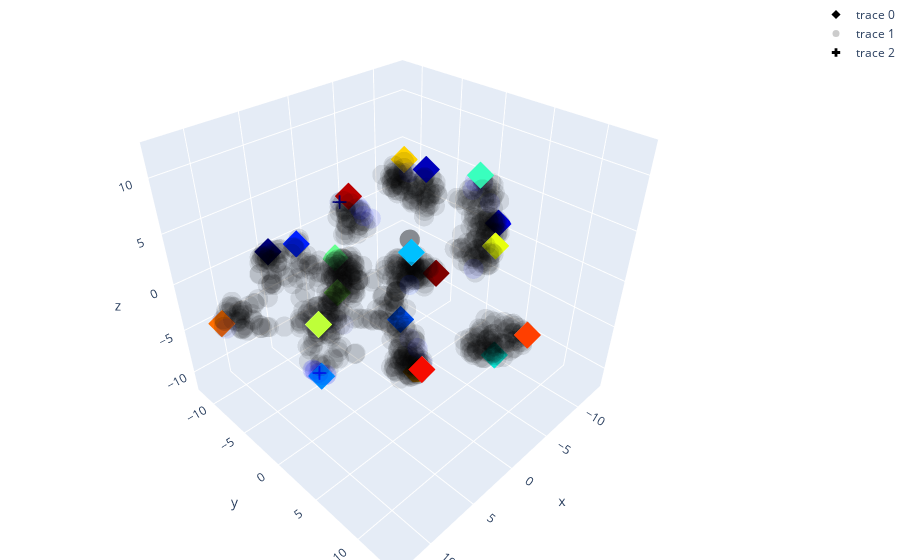

The notebook cell saved with this chart:
### Code cell
max_len = max(len(standardSets), len(num_clusters_unique))
colors = plt.cm.jet(np.linspace(0, 1, max_len))
# print("colors", colors.shape, colors)

# print("medoid labels", [labels_HDBSCAN[i] for i in medoidsIndices])
# print("argmax", argmax)

if len(medoidSets) > 0 and CAN_BE_ORDERED:
    print("medoids added to plots and reordered")
    color_map = dict(zip(range(max_len), colors[unique_labels_reordered]))
    #rint("color_map", color_map)
else:
    color_map = dict(zip(range(max_len), colors))   # 0=red, 1=blue, 2=green, 3=yellow, 4=purple, 5=lightblue, 6=lightgreen, 7=lightyellow, 8=lightpurple
    
marker_colors = [color_map[label] if label > -1 else np.array([0,0,0,1]) for label in labels_HDBSCAN]
marker_colors_medoids = [color_map[label] if label > -1 else np.array([0,0,0,1]) for label in labels_HDBSCAN[medoidsIndices]]
#marker_colors_medoids = [color_map[label] if label > -1 else np.array([0,0,0,1]) for label in unique_labels]


# Create a trace for each type (centroids data)
traceStandard = go.Scatter3d(
    x=completeSetTSNE[len(actualSets):,0],
    y=completeSetTSNE[len(actualSets):,1],
    z=completeSetTSNE[len(actualSets):,2],
    mode='markers',
    marker=dict(
        size=7,
        color=colors,                # set color to an array/list of desired values
        opacity=1,
        symbol='diamond'
    )
)

if len(medoidSets) > 0:
    medoidsElements = completeSetTSNE[medoidsIndices] # medoidsIndices = [921, 123]
    traceMedoids = go.Scatter3d(
        x=medoidsElements[:,0],
        y=medoidsElements[:,1],
        z=medoidsElements[:,2],
        mode='markers',
        marker=dict(
            size=7,
            color=marker_colors_medoids,                # set color to an array/list of desired values
            opacity=1,
            symbol='cross'
        )
    )

# Create a trace for each type (centroids data)
traceActual = go.Scatter3d(
    x=completeSetTSNE[:len(actualSets),0],
    y=completeSetTSNE[:len(actualSets),1],
    z=completeSetTSNE[:len(actualSets),2],
    mode='markers',
    marker=dict(
        size=7,
        color=marker_colors,                # set color to an array/list of desired values
        opacity=0.1,
        symbol='circle'
    )
)

# Plot
if len(medoidSets) > 0:
    data = [traceStandard, traceActual, traceMedoids]
else:
    data = [traceStandard, traceActual]

layout = go.Layout(
    margin=dict(
        l=0,
        r=0,
        b=0,
        t=0
    )
)

fig = go.Figure(data=data, layout=layout)
fig.show()

### Figure 1 — Plotly figure (JSON) as saved in the notebook; plotly's stock layout.template omitted (floating-point values rounded to 4 significant figures; data arrays with more than 128 entries replaced by an {"elided": "..."} marker saying what was removed)
{"data": [{"marker": {"color": [[0, 0, 0.5, 1], [0, 0, 0.7317, 1], [0, 0, 0.9635, 1], [0, 0.1275, 1, 1], [0, 0.3314, 1, 1], [0, 0.551, 1, 1], [0, 0.7549, 1, 1], [0.06009, 0.9745, 0.9077, 1], [0.2245, 1, 0.7432, 1], [0.4016, 1, 0.5661, 1], [0.5661, 1, 0.4016, 1], [0.7432, 1, 0.2245, 1], [0.9077, 1, 0.06009, 1], [1, 0.8286, 0, 1], [1, 0.6398, 0, 1], [1, 0.4365, 0, 1], [1, 0.2476, 0, 1], [0.9635, 0.0443, 0, 1], [0.7317, 0, 0, 1], [0.5, 0, 0, 1]], "opacity": 1, "size": 7, "symbol": "diamond"}, "mode": "markers", "type": "scatter3d", "x": [4.81, -4.654, -13.08, 6.768, 0.8155, 8.045, 2.691, -4.844, -1.225, -3.285, 1.388, 9.721, -5.832, -10.41, -2.221, 12.65, -0.7978, 4.782, -1.118, -6.862], "y": [-11.35, -0.7049, 1.054, -3.95, 1.75, -0.4304, 4.758, 7.852, 7.592, -11.86, -5.942, 2.09, 6.148, -8.979, 0.8485, -7.226, 13.35, 8.005, -6.652, -1.148], "z": [-0.06925, 8.584, 0.6607, 4.948, -2.821, -6.073, 6.264, -6.592, 12.18, -4.74, -3.661, 1.924, 3.627, 4.824, -11.49, -1.64, 1.342, -1.924, 5.163, -3.176]}, {"marker": {"color": {"elided": "940x4 float values"}, "opacity": 0.1, "size": 7, "symbol": "circle"}, "mode": "markers", "type": "scatter3d", "x": {"elided": "940 float values"}, "y": {"elided": "940 float values"}, "z": {"elided": "940 float values"}}, {"marker": {"color": [[0, 0, 0.5, 1], [0, 0, 0.7317, 1], [0, 0, 0.9635, 1], [0, 0.1275, 1, 1]], "opacity": 1, "size": 7, "symbol": "cross"}, "mode": "markers", "type": "scatter3d", "x": [-0.2724, 12.56, 7.581, 8.114], "y": [-6.899, -7.432, -0.371, -0.6102], "z": [4.815, -1.639, -6.154, -5.794]}], "layout": {"margin": {"b": 0, "l": 0, "r": 0, "t": 0}}}
